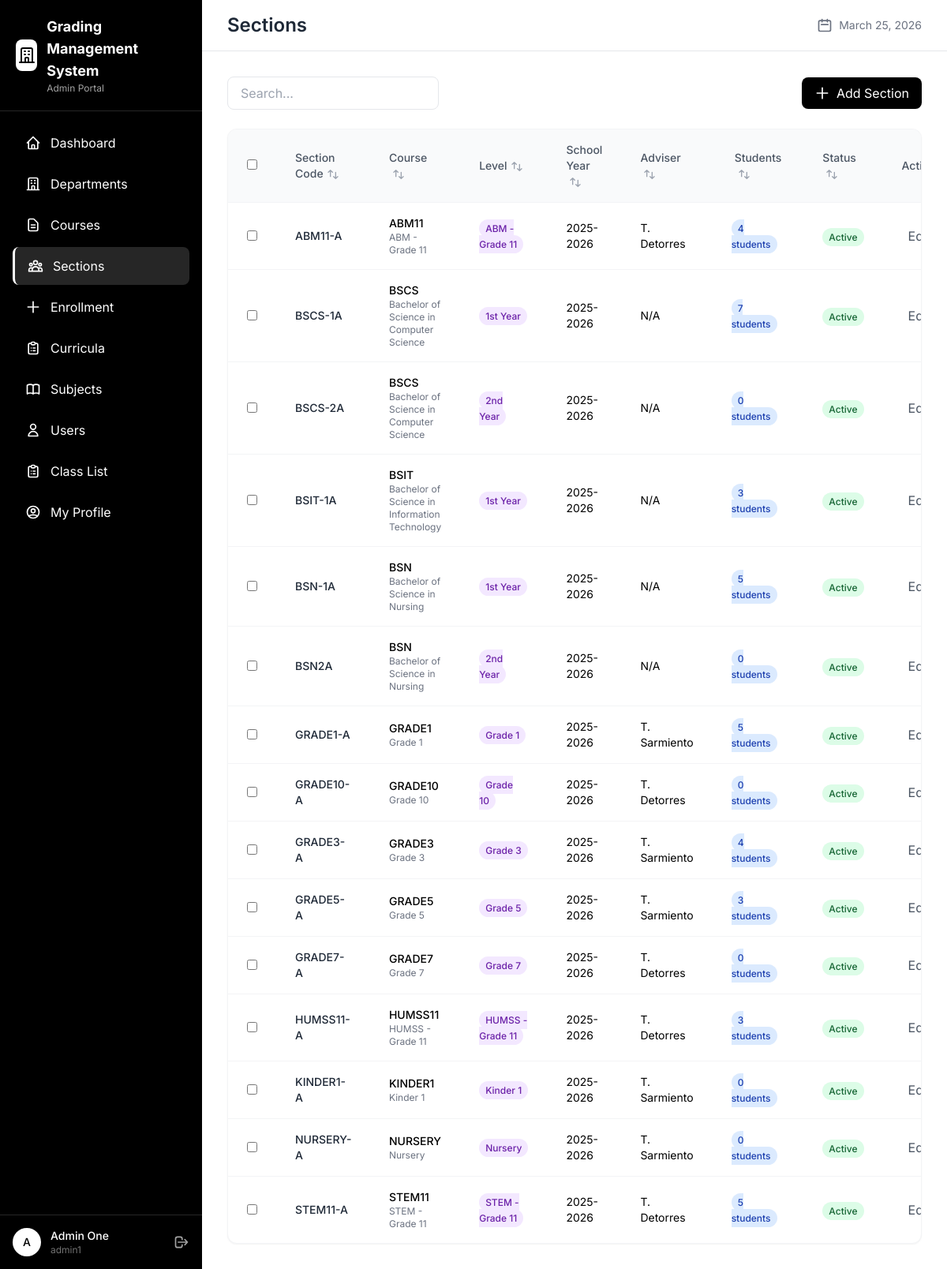
The app's page /admin/sections.php (signed in) with its own data.
### tables this page shows
CREATE TABLE IF NOT EXISTS `tbl_section` (
  `id` int NOT NULL AUTO_INCREMENT,
  `section_code` varchar(50) NOT NULL,
  `academic_track_id` int DEFAULT NULL,
  `level_id` int DEFAULT NULL,
  `sy_id` int DEFAULT NULL,
  `adviser_id` int DEFAULT NULL,
  `status` varchar(20) DEFAULT 'active',
  PRIMARY KEY (`id`),
  KEY `academic_track_id` (`academic_track_id`),
  KEY `sy_id` (`sy_id`),
  KEY `adviser_id` (`adviser_id`),
  KEY `level_id` (`level_id`),
  CONSTRAINT `tbl_section_ibfk_1` FOREIGN KEY (`academic_track_id`) REFERENCES `tbl_academic_track` (`id`),
  CONSTRAINT `tbl_section_ibfk_2` FOREIGN KEY (`sy_id`) REFERENCES `tbl_sy` (`id`),
  CONSTRAINT `tbl_section_ibfk_3` FOREIGN KEY (`adviser_id`) REFERENCES `tbl_teacher` (`id`),
  CONSTRAINT `tbl_section_level_fk` FOREIGN KEY (`level_id`) REFERENCES `level` (`id`)
);

CREATE TABLE IF NOT EXISTS `tbl_academic_track` (
  `id` int NOT NULL AUTO_INCREMENT,
  `code` varchar(20) NOT NULL,
  `desc` varchar(100) DEFAULT NULL,
  `status` varchar(20) DEFAULT 'active',
  `dept_id` int DEFAULT NULL,
  `enrollment_type` enum('yearly','semestral') DEFAULT 'yearly',
  PRIMARY KEY (`id`),
  KEY `dept_id` (`dept_id`),
  CONSTRAINT `tbl_academic_track_ibfk_1` FOREIGN KEY (`dept_id`) REFERENCES `tbl_departments` (`id`)
);

CREATE TABLE IF NOT EXISTS `level` (
  `id` int NOT NULL AUTO_INCREMENT,
  `created_at` timestamp NULL DEFAULT NULL,
  `updated_at` timestamp NULL DEFAULT NULL,
  `code` text,
  `description` text,
  `academic_track_id` int DEFAULT NULL,
  `order` int NOT NULL,
  PRIMARY KEY (`id`),
  KEY `FK__tbl_academic_track` (`academic_track_id`),
  CONSTRAINT `FK__tbl_academic_track` FOREIGN KEY (`academic_track_id`) REFERENCES `tbl_academic_track` (`id`)
);

CREATE TABLE IF NOT EXISTS `tbl_sy` (
  `id` int NOT NULL AUTO_INCREMENT,
  `sy_name` varchar(20) NOT NULL,
  `start_date` date DEFAULT NULL,
  `end_date` date DEFAULT NULL,
  `status` enum('active','closed','archived') DEFAULT 'active',
  PRIMARY KEY (`id`)
);

CREATE TABLE IF NOT EXISTS `tbl_teacher` (
  `id` int NOT NULL AUTO_INCREMENT,
  `user_id` int DEFAULT NULL,
  `name` varchar(100) DEFAULT NULL,
  `email` varchar(100) DEFAULT NULL,
  PRIMARY KEY (`id`),
  KEY `user_id` (`user_id`),
  CONSTRAINT `tbl_teacher_ibfk_1` FOREIGN KEY (`user_id`) REFERENCES `tbl_users` (`id`)
);

### includes/functions.php (called while the page is built, shortened)
<?php
function getCurrentDate() {
    return date('F d, Y');
}

### config/database.php (called while the page is built, shortened)
<?php
class Database {
    private static $instance = null;
    private $conn;
    private function __construct() {
        try {
            $this->conn = new PDO(
                "mysql:host=" . DB_HOST . ";dbname=" . DB_NAME . ";charset=utf8mb4",
                DB_USER,
                DB_PASS,
                [
                    PDO::ATTR_ERRMODE => PDO::ERRMODE_EXCEPTION,
                    PDO::ATTR_DEFAULT_FETCH_MODE => PDO::FETCH_ASSOC,
                    PDO::ATTR_EMULATE_PREPARES => false
                ]
            );
        } catch (PDOException $e) {
            die("Connection failed: " . $e->getMessage());
        }
    }
    public static function getInstance() {
        if (self::$instance === null) {
            self::$instance = new self();
        }
        return self::$instance;
    }
    public function getConnection() {
        return $this->conn;
    }
}
function db() {
    return Database::getInstance()->getConnection();
}

### admin/sections.php (the view, shortened to what this page needs)
<?php
require_once '../config/database.php';
require_once '../includes/functions.php';
$sections = db()->query("
    SELECT s.*,
           at.code as course_code, at.`desc` as course_name,
           sy.sy_name,
           t.name as adviser_name,
           l.code as level_code, l.description as level_desc,
           (SELECT COUNT(*) FROM tbl_student st WHERE st.section_id = s.id) as student_count
    FROM tbl_section s
    LEFT JOIN tbl_academic_track at ON s.academic_track_id = at.id
    LEFT JOIN level l ON s.level_id = l.id
    LEFT JOIN tbl_sy sy ON s.sy_id = sy.id
    LEFT JOIN tbl_teacher t ON s.adviser_id = t.id
    ORDER BY s.section_code
")->fetchAll();
include '../includes/header.php';
include '../includes/sidebar_admin.php';
?>
<main class="main-content lg:ml-64 min-h-screen">
    <div class="bg-white border-b border-gray-200 px-4 sm:px-8 py-4">
        <div class="flex flex-col sm:flex-row sm:items-center sm:justify-between gap-2">
            <h1 class="text-xl sm:text-2xl font-semibold text-gray-800">Sections</h1>
            <div class="flex items-center gap-2 text-gray-500 text-sm">
                <svg class="w-5 h-5 hidden sm:block" fill="none" stroke="currentColor" viewBox="0 0 24 24">
                    <path stroke-linecap="round" stroke-linejoin="round" stroke-width="2" d="M8 7V3m8 4V3m-9 8h10M5 21h14a2 2 0 002-2V7a2 2 0 00-2-2H5a2 2 0 00-2 2v12a2 2 0 002 2z"></path>
                </svg>
                <span><?= getCurrentDate() ?></span>
            </div>
        </div>
    </div>
    <div class="p-4 sm:p-8">
        <div class="flex flex-col sm:flex-row sm:items-center sm:justify-between gap-4 mb-6">
            <div class="flex items-center gap-4">
                <input type="text" id="searchInput" placeholder="Search..."
                    class="px-4 py-2 border border-gray-200 rounded-lg focus:ring-2 focus:ring-black focus:outline-none">
            </div>
            <button onclick="openModal('addModal')" class="flex items-center gap-2 px-4 py-2 bg-black text-white rounded-lg hover:bg-neutral-800 transition">
                <svg class="w-5 h-5" fill="none" stroke="currentColor" viewBox="0 0 24 24">
                    <path stroke-linecap="round" stroke-linejoin="round" stroke-width="2" d="M12 4v16m8-8H4"></path>
                </svg>
                Add Section
            </button>
        </div>
        <div class="bg-white rounded-xl shadow-sm border border-gray-100 overflow-hidden">
            <div class="overflow-x-auto">
            <table class="w-full min-w-[800px]" id="dataTable">
                <thead class="bg-gray-50">
                    <tr class="text-left text-sm text-gray-600">
                        <th class="px-6 py-4 font-medium">
                            <input type="checkbox" id="selectAll" class="rounded border-gray-300">
                        </th>
                        <th class="px-6 py-4 font-medium sortable cursor-pointer hover:bg-gray-100">Section Code</th>
                        <th class="px-6 py-4 font-medium sortable cursor-pointer hover:bg-gray-100">Course</th>
                        <th class="px-6 py-4 font-medium sortable cursor-pointer hover:bg-gray-100">Level</th>
                        <th class="px-6 py-4 font-medium sortable cursor-pointer hover:bg-gray-100">School Year</th>
                        <th class="px-6 py-4 font-medium sortable cursor-pointer hover:bg-gray-100">Adviser</th>
                        <th class="px-7 py-4 font-medium sortable cursor-pointer hover:bg-gray-100">Students</th>
                        <th class="px-6 py-4 font-medium sortable cursor-pointer hover:bg-gray-100">Status</th>
                        <th class="px-6 py-4 font-medium">Actions</th>
                    </tr>
                </thead>
                <tbody>
                    <?php foreach ($sections as $section): ?>
                    <tr class="border-t border-gray-100 hover:bg-gray-50">
                        <td class="px-6 py-4">
                            <input type="checkbox" class="row-checkbox rounded border-gray-300" value="<?= $section['id'] ?>">
                        </td>
                        <td class="px-6 py-4 text-sm font-medium text-gray-800"><?= htmlspecialchars($section['section_code']) ?></td>
                        <td class="px-6 py-4 text-sm">
                            <?php if ($section['course_code']): ?>
                            <span class="font-medium"><?= htmlspecialchars($section['course_code']) ?></span>
                            <span class="text-gray-500 text-xs block"><?= htmlspecialchars($section['course_name']) ?></span>
                            <?php else: ?>
                            <span class="text-gray-400">N/A</span>
                            <?php endif; ?>
                        </td>
                        <td class="px-6 py-4 text-sm">
                            <?php if ($section['level_code']): ?>
                            <span class="px-2 py-1 text-xs font-medium rounded-full bg-purple-100 text-purple-800">
                                <?= htmlspecialchars($section['level_desc']) ?>
                            </span>
                            <?php else: ?>
                            <span class="text-gray-400">N/A</span>
                            <?php endif; ?>
                        </td>
                        <td class="px-6 py-4 text-sm"><?= htmlspecialchars($section['sy_name'] ?? 'N/A') ?></td>
                        <td class="px-6 py-4 text-sm"><?= htmlspecialchars($section['adviser_name'] ?? 'N/A') ?></td>
                        <td class="px-6 py-4 text-sm">
                            <span class="px-2 py-1 text-xs font-medium rounded-full bg-blue-100 text-blue-800">
                                <?= $section['student_count'] ?> students
                            </span>
                        </td>
                        <td class="px-6 py-4">
                            <span class="px-2 py-1 text-xs font-medium rounded-full <?= $section['status'] === 'active' ? 'bg-green-100 text-green-800' : 'bg-gray-100 text-gray-800' ?>">
                                <?= ucfirst($section['status']) ?>
                            </span>
                        </td>
                        <td class="px-6 py-4">
                            <div class="flex items-center gap-2">
                                <button onclick='editSection(<?= json_encode($section) ?>)' class="p-2 text-gray-600 hover:bg-gray-100 rounded-lg transition" title="Edit">
                                    Edit
                                </button>
                            </div>
                        </td>
                    </tr>
                    <?php endforeach; ?>
                </tbody>
            </table>
            </div>
        </div>
    </div>
</main>
<?php include '../includes/footer.php'; ?>

### includes/header.php (style rules this page uses)
body { font-family: 'Inter', sans-serif; }

### records on screen
tbl_section: section_code "ABM11-A", academic_track.code "ABM11", academic_track.desc "ABM - Grade 11", level.description "ABM - Grade 11", sy.sy_name "2025-2026", adviser.name "T. Detorres", student_count "4", status "Active"
tbl_section: section_code "BSCS-1A", academic_track.code "BSCS", academic_track.desc "Bachelor of Science in Computer Science", level.description "1st Year", sy.sy_name "2025-2026", adviser_name "N/A", student_count "7", status "Active"
tbl_section: section_code "BSCS-2A", academic_track.code "BSCS", academic_track.desc "Bachelor of Science in Computer Science", level.description "2nd Year", sy.sy_name "2025-2026", adviser_name "N/A", student_count "0", status "Active"
tbl_section: section_code "BSIT-1A", academic_track.code "BSIT", academic_track.desc "Bachelor of Science in Information Technology", level.description "1st Year", sy.sy_name "2025-2026", adviser_name "N/A", student_count "3", status "Active"
tbl_section: section_code "BSN-1A", academic_track.code "BSN", academic_track.desc "Bachelor of Science in Nursing", level.description "1st Year", sy.sy_name "2025-2026", adviser_name "N/A", student_count "5", status "Active"
tbl_section: section_code "BSN2A", academic_track.code "BSN", academic_track.desc "Bachelor of Science in Nursing", level.description "2nd Year", sy.sy_name "2025-2026", adviser_name "N/A", student_count "0", status "Active"
tbl_section: section_code "GRADE1-A", academic_track.code "GRADE1", academic_track.desc "Grade 1", level.description "Grade 1", sy.sy_name "2025-2026", adviser.name "T. Sarmiento", student_count "5", status "Active"
tbl_section: section_code "GRADE10-A", academic_track.code "GRADE10", academic_track.desc "Grade 10", level.description "Grade 10", sy.sy_name "2025-2026", adviser.name "T. Detorres", student_count "0", status "Active"
tbl_section: section_code "GRADE3-A", academic_track.code "GRADE3", academic_track.desc "Grade 3", level.description "Grade 3", sy.sy_name "2025-2026", adviser.name "T. Sarmiento", student_count "4", status "Active"
tbl_section: section_code "GRADE5-A", academic_track.code "GRADE5", academic_track.desc "Grade 5", level.description "Grade 5", sy.sy_name "2025-2026", adviser.name "T. Sarmiento", student_count "3", status "Active"
tbl_section: section_code "GRADE7-A", academic_track.code "GRADE7", academic_track.desc "Grade 7", level.description "Grade 7", sy.sy_name "2025-2026", adviser.name "T. Detorres", student_count "0", status "Active"
tbl_section: section_code "HUMSS11-A", academic_track.code "HUMSS11", academic_track.desc "HUMSS - Grade 11", level.description "HUMSS - Grade 11", sy.sy_name "2025-2026", adviser.name "T. Detorres", student_count "3", status "Active"
tbl_section: section_code "KINDER1-A", academic_track.code "KINDER1", academic_track.desc "Kinder 1", level.description "Kinder 1", sy.sy_name "2025-2026", adviser.name "T. Sarmiento", student_count "0", status "Active"
tbl_section: section_code "NURSERY-A", academic_track.code "NURSERY", academic_track.desc "Nursery", level.description "Nursery", sy.sy_name "2025-2026", adviser.name "T. Sarmiento", student_count "0", status "Active"
tbl_section: section_code "STEM11-A", academic_track.code "STEM11", academic_track.desc "STEM - Grade 11", level.description "STEM - Grade 11", sy.sy_name "2025-2026", adviser.name "T. Detorres", student_count "5", status "Active"

### other values on screen
substr($currentUser['name'] ?? 'A', 0, 1) "A"
$currentUser['name'] "Admin One"
$currentUser['username'] "admin1"
getCurrentDate() "March 25, 2026"
